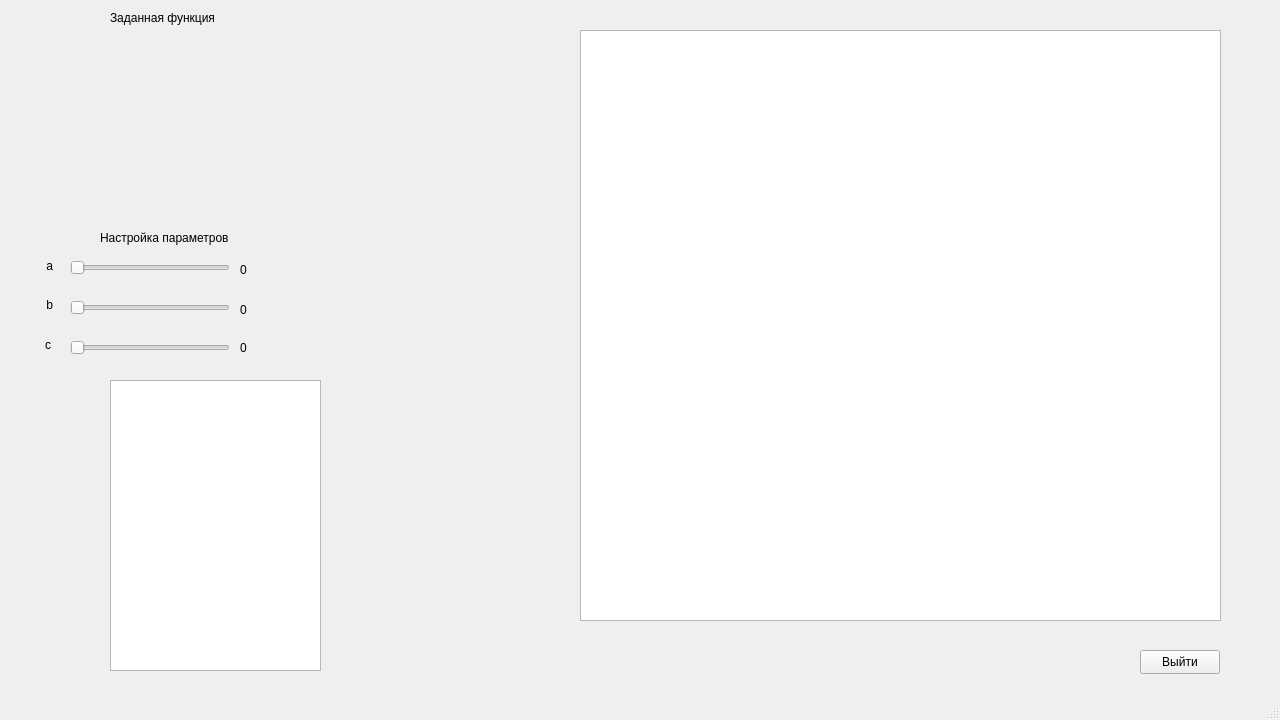
<?xml version="1.0" encoding="UTF-8"?>
<ui version="4.0">
 <class>MainWindow</class>
 <widget class="QMainWindow" name="MainWindow">
  <property name="geometry">
   <rect>
    <x>0</x>
    <y>0</y>
    <width>1280</width>
    <height>720</height>
   </rect>
  </property>
  <property name="windowTitle">
   <string>MainWindow</string>
  </property>
  <widget class="QWidget" name="centralwidget">
   <widget class="QSlider" name="horizontalSlider">
    <property name="geometry">
     <rect>
      <x>70</x>
      <y>260</y>
      <width>160</width>
      <height>16</height>
     </rect>
    </property>
    <property name="orientation">
     <enum>Qt::Orientation::Horizontal</enum>
    </property>
   </widget>
   <widget class="QSlider" name="horizontalSlider_2">
    <property name="geometry">
     <rect>
      <x>70</x>
      <y>300</y>
      <width>160</width>
      <height>16</height>
     </rect>
    </property>
    <property name="orientation">
     <enum>Qt::Orientation::Horizontal</enum>
    </property>
   </widget>
   <widget class="QSlider" name="horizontalSlider_3">
    <property name="geometry">
     <rect>
      <x>70</x>
      <y>340</y>
      <width>160</width>
      <height>16</height>
     </rect>
    </property>
    <property name="orientation">
     <enum>Qt::Orientation::Horizontal</enum>
    </property>
   </widget>
   <widget class="QGraphicsView" name="graphicsView">
    <property name="geometry">
     <rect>
      <x>580</x>
      <y>30</y>
      <width>641</width>
      <height>591</height>
     </rect>
    </property>
   </widget>
   <widget class="QLabel" name="label">
    <property name="geometry">
     <rect>
      <x>10</x>
      <y>30</y>
      <width>521</width>
      <height>211</height>
     </rect>
    </property>
    <property name="text">
     <string/>
    </property>
    <property name="pixmap">
     <pixmap resource="../Images.qrc">:/image/func.png</pixmap>
    </property>
   </widget>
   <widget class="QLabel" name="label_2">
    <property name="geometry">
     <rect>
      <x>110</x>
      <y>10</y>
      <width>151</width>
      <height>16</height>
     </rect>
    </property>
    <property name="text">
     <string>Заданная функция</string>
    </property>
   </widget>
   <widget class="QLabel" name="label_3">
    <property name="geometry">
     <rect>
      <x>100</x>
      <y>230</y>
      <width>151</width>
      <height>16</height>
     </rect>
    </property>
    <property name="text">
     <string>Настройка параметров</string>
    </property>
   </widget>
   <widget class="QTableWidget" name="tableWidget">
    <property name="geometry">
     <rect>
      <x>110</x>
      <y>380</y>
      <width>211</width>
      <height>291</height>
     </rect>
    </property>
   </widget>
   <widget class="QPushButton" name="logoutBtn">
    <property name="geometry">
     <rect>
      <x>1140</x>
      <y>650</y>
      <width>80</width>
      <height>24</height>
     </rect>
    </property>
    <property name="text">
     <string>Выйти</string>
    </property>
   </widget>
   <widget class="QLabel" name="label_4">
    <property name="geometry">
     <rect>
      <x>-10</x>
      <y>256</y>
      <width>63</width>
      <height>20</height>
     </rect>
    </property>
    <property name="text">
     <string>a</string>
    </property>
    <property name="alignment">
     <set>Qt::AlignmentFlag::AlignRight|Qt::AlignmentFlag::AlignTrailing|Qt::AlignmentFlag::AlignVCenter</set>
    </property>
   </widget>
   <widget class="QLabel" name="label_5">
    <property name="geometry">
     <rect>
      <x>-10</x>
      <y>295</y>
      <width>63</width>
      <height>20</height>
     </rect>
    </property>
    <property name="text">
     <string>b</string>
    </property>
    <property name="alignment">
     <set>Qt::AlignmentFlag::AlignRight|Qt::AlignmentFlag::AlignTrailing|Qt::AlignmentFlag::AlignVCenter</set>
    </property>
   </widget>
   <widget class="QLabel" name="label_6">
    <property name="geometry">
     <rect>
      <x>-12</x>
      <y>335</y>
      <width>63</width>
      <height>20</height>
     </rect>
    </property>
    <property name="text">
     <string>c</string>
    </property>
    <property name="alignment">
     <set>Qt::AlignmentFlag::AlignRight|Qt::AlignmentFlag::AlignTrailing|Qt::AlignmentFlag::AlignVCenter</set>
    </property>
   </widget>
   <widget class="QLabel" name="c_argument_label">
    <property name="geometry">
     <rect>
      <x>240</x>
      <y>338</y>
      <width>63</width>
      <height>20</height>
     </rect>
    </property>
    <property name="text">
     <string>0</string>
    </property>
    <property name="alignment">
     <set>Qt::AlignmentFlag::AlignLeading|Qt::AlignmentFlag::AlignLeft|Qt::AlignmentFlag::AlignVCenter</set>
    </property>
   </widget>
   <widget class="QLabel" name="b_argument_label">
    <property name="geometry">
     <rect>
      <x>240</x>
      <y>300</y>
      <width>63</width>
      <height>20</height>
     </rect>
    </property>
    <property name="text">
     <string>0</string>
    </property>
    <property name="alignment">
     <set>Qt::AlignmentFlag::AlignLeading|Qt::AlignmentFlag::AlignLeft|Qt::AlignmentFlag::AlignVCenter</set>
    </property>
   </widget>
   <widget class="QLabel" name="a_argument_label">
    <property name="geometry">
     <rect>
      <x>240</x>
      <y>260</y>
      <width>63</width>
      <height>20</height>
     </rect>
    </property>
    <property name="text">
     <string>0</string>
    </property>
    <property name="alignment">
     <set>Qt::AlignmentFlag::AlignLeading|Qt::AlignmentFlag::AlignLeft|Qt::AlignmentFlag::AlignVCenter</set>
    </property>
   </widget>
  </widget>
  <widget class="QMenuBar" name="menubar">
   <property name="geometry">
    <rect>
     <x>0</x>
     <y>0</y>
     <width>1280</width>
     <height>25</height>
    </rect>
   </property>
  </widget>
  <widget class="QStatusBar" name="statusbar"/>
 </widget>
 <resources>
  <include location="../Images.qrc"/>
 </resources>
 <connections/>
</ui>
